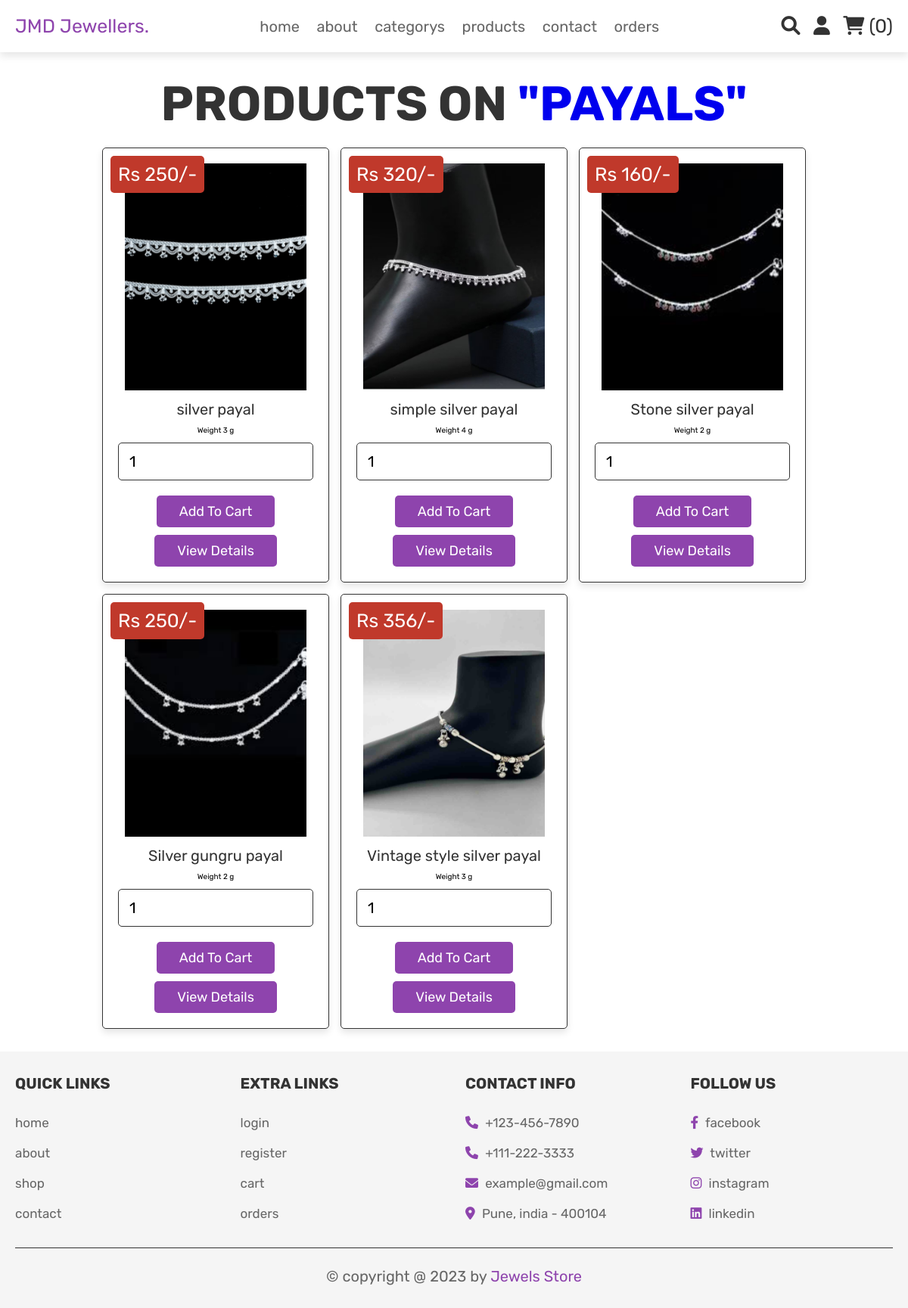
Screenshot of /category-product.php?category_id=15 (signed in) with the database file from the repository.
### tables this page shows
CREATE TABLE `category` (
  `id` int(10) NOT NULL,
  `name` varchar(225) NOT NULL,
  `image` varchar(225) NOT NULL
);

CREATE TABLE `products` (
  `id` int(100) NOT NULL,
  `name` varchar(100) NOT NULL,
  `price` int(100) NOT NULL,
  `description` varchar(255) NOT NULL,
  `weight` float NOT NULL,
  `image` varchar(100) NOT NULL,
  `category_id` int(10) NOT NULL,
  `category` varchar(20) NOT NULL
);

### category-product.php (the view, shortened to what this page needs)
<?php
include 'config.php';
?>
<?php
    if(isset($_GET['category_id']))
    {
        $category_id = $_GET['category_id'];
        $sql = "SELECT name FROM category WhERE id=$category_id";
        $res = mysqli_query($conn, $sql);
        $row = mysqli_fetch_assoc($res);
        $category_title = $row['name'];
    }
    else
    {
        header('location:'.SITEURL);
    }
?>
<!DOCTYPE html>
<html lang="en">
<head>
   <link rel="stylesheet" href="https://cdnjs.cloudflare.com/ajax/libs/font-awesome/6.0.0/css/all.min.css">
   <link rel="stylesheet" href="css/style.css">
</head>
<body>
<?php include 'header.php'; ?>
<section class="products">
   <h1 class="title">Products on <a href="#" class="text-white">"<?php echo $category_title; ?>"</a></h1>
   <div class="box-container">
      <?php
         $select_products = mysqli_query($conn, "SELECT * FROM `products` WHERE category_id=$category_id") or die('query failed');
         if(mysqli_num_rows($select_products) > 0){
            while($fetch_products = mysqli_fetch_assoc($select_products)){
               $id = $fetch_products['id'];
      ?>
     <form action="" method="post" class="box">
      <img class="image" src="uploaded_img/<?php echo $fetch_products['image']; ?>" alt="">
      <div class="name"><?php echo $fetch_products['name']; ?></div>
      <div class="price">Rs <?php echo $fetch_products['price']; ?>/-</div>
      <div class="weight"> Weight <?php echo $fetch_products['weight']; ?> g</div>
      <input type="number" min="1" name="product_quantity" value="1" class="qty">
      <input type="submit" value="add to cart" name="add_to_cart" class="btn">
      <a href="details.php?book_id=<?php echo $id; ?>" class="btn">view details</a>
     </form>
      <?php
         }
      }else{
         echo '<p class="empty">no products added yet!</p>';
      }
      ?>
   </div>
</section>
<?php include 'footer.php'; ?>
</body>
</html>

### css/style.css (style rules this page uses)
:root { --purple: #8e44ad; --red: #c0392b; --orange: #f39c12; --black: #333; --white: #fff; --light-color: #666; --light-white: #ccc; --light-bg: #f5f5f5; --border: .1rem solid var(--black); --box-shadow: 0 .5rem 1rem rgba(0, 0, 0, .1); }
* { font-family: 'Rubik', sans-serif; margin: 0; padding: 0; box-sizing: border-box; outline: none; border: none; text-decoration: none; transition: all .2s linear; }
html { font-size: 62.5%; overflow-x: hidden; }
section { padding: 3rem 2rem; }
.title { text-align: center; margin-bottom: 2rem; text-transform: uppercase; color: var(--black); font-size: 4rem; }
.btn, .option-btn, .delete-btn, .white-btn { display: inline-block; margin-top: 1rem; padding: 1rem 3rem; cursor: pointer; color: var(--white); font-size: 1.8rem; border-radius: .5rem; text-transform: capitalize; }
.white-btn, .btn { background-color: var(--purple); }
.products .box-container { max-width: 1200px; margin: 0 auto; display: grid; grid-template-columns: repeat(auto-fit, 30rem); align-items: flex-start; gap: 1.5rem; justify-content: center; }
.products .box-container .box { border-radius: .5rem; background-color: var(--white); box-shadow: var(--box-shadow); padding: 2rem; text-align: center; border: var(--border); position: relative; }
.products .box-container .box .image { height: 30rem; }
.products .box-container .box .name { padding: 1rem 0; font-size: 2rem; color: var(--black); }
.products .box-container .box .qty { width: 100%; padding: 1.2rem 1.4rem; border-radius: .5rem; border: var(--border); margin: 1rem 0; font-size: 2rem; }
.products .box-container .box .price { position: absolute; top: 1rem; left: 1rem; border-radius: .5rem; padding: 1rem; font-size: 2.5rem; color: var(--white); background-color: var(--red); }
.title { font-size: 64px; }

### rows the page displays
category: name "PAYALS"
products: image (picture), name "silver payal", price "250", weight "3"
products: image (picture), name "simple silver payal", price "320", weight "4"
products: image (picture), name "Stone silver payal", price "160", weight "2"
products: image (picture), name "Silver gungru payal", price "250", weight "2"
products: image (picture), name "Vintage style silver payal", price "356", weight "3"

### other values shown
$cart_rows_number "0"
